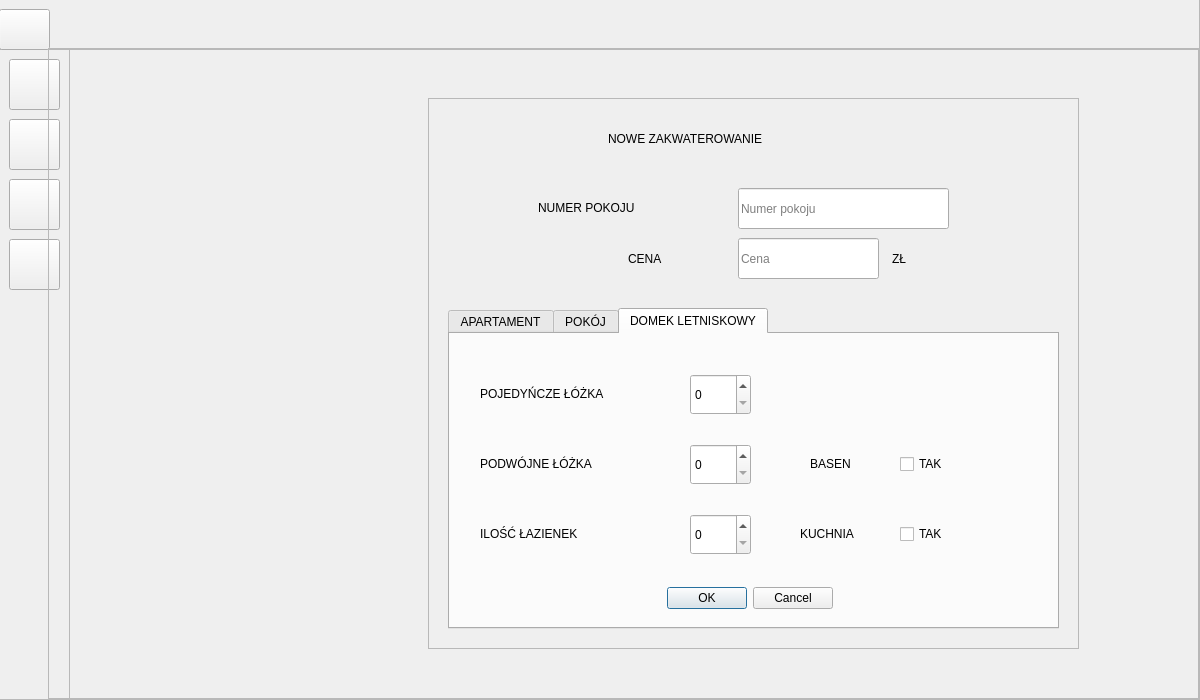
<?xml version="1.0" encoding="UTF-8"?>
<ui version="4.0">
 <class>MainWindow</class>
 <widget class="QMainWindow" name="MainWindow">
  <property name="geometry">
   <rect>
    <x>0</x>
    <y>0</y>
    <width>1200</width>
    <height>700</height>
   </rect>
  </property>
  <property name="windowTitle">
   <string>MainWindow</string>
  </property>
  <property name="styleSheet">
   <string notr="true">QDialogButtonBox &gt; QPushButton{

background-color: rgb(27, 3, 159);
color:white;
font-size:25px;
font:Verdana,bold;
}

#widget{
background:url(:/image/logo.svg)

}

QDialogButtonBox &gt; QPushButton:hover{
background-color:rgb(19, 42, 255)
}

#groupBox {
color:white;
font-size:20px;
}
QRadioButton{
color:white;
font-size:25px;
font:Verdana,bold;
}


#title , #title_2{
	font:40px, Georgia;

}

QLabel
{
	color : white;
	font-size: 20px;	
	font-family: Georgia, serif;	
}

#page_exist,#page_newrent,#page_newroom,#page_main
{
	background: url(:/image/tlo2.jpg);
}

#newrent,#newroom{
	border-radius: 25px;
	background: #1B1B1B
}
#exitbuttons {
background-color: qlineargradient(x1: 0, y1: 0, x2: 0, y2: 1,x3: 0, y3:2,    stop: 0 rgba(184,44,44,1),stop: 0.4 rgba(69,9,121,1) ,stop: 0.8 rgba(2,0,36,1));
}

#buttons {
background-color: qlineargradient(x1: 0, y1: 0, x2: 1, y2: 0,x3: 2, y3:0,    stop: 0 rgba(184,44,44,1),stop: 0.4 rgba(69,9,121,1) ,stop: 0.8 rgba(11,11,11));
}

QTabWidget:pane {
border: 0px;
}

#tabWidget_2 &gt; QTabBar::tab {
 padding: 10px;
}
#tabWidget_2 &gt;QTabBar::tab:selected { 
  background: rgb(170, 85, 255); 
}


QTabBar::tab {
  background: rgb(230, 230, 230); 
  border: 1px solid lightgray; 
  padding: 15px;
  font:Verdana,bold;
  font-size: 20px;
} 

QTabBar::tab:selected { 
  background: rgb(170, 170, 255);
  margin-bottom: -1px; 
}


#tab,#tab_2,#tab_4{
	background: rgb(170, 170, 255);
	border:0px solid;
}

#tab_3,#tab_6,#tab_5 {
	background: #1B1B1B;
}

#frame {
	background:white;
}

QLineEdit{ 
background-color:rgba(142,89,188,0.71);
border: 2px solid gray;
border-radius: 10px;
padding: 0 8px;
selection-background-color: darkgray;
font-size: 16px;
}
QSpinBox{
background-color:rgba(142,89,188,0.71);
border-radius: 10px;
font-size: 16px;
padding: 0 10px;
}

QCheckBox {
color:white;
font-size: 20px;
font:bold;
}

#pushButton,#pushButton_2,#pushButton_3,#pushButton_4,#expand{
  background-color: RoyalBlue;
  border: none;
  border-radius: 10px;
  cursor: pointer;
}

#pushButton:hover,#pushButton_2:hover,#pushButton_3:hover,#pushButton_4:hover {
  background-color: DodgerBlue;
}

#expand{
  background-color: rgb(27, 3, 159);
  color:white;
  font:bold;
}
#expand:hover{
  background-color: rgb(19, 42, 255);
}
</string>
  </property>
  <widget class="QWidget" name="centralwidget">
   <widget class="QFrame" name="main">
    <property name="geometry">
     <rect>
      <x>-1</x>
      <y>-1</y>
      <width>1201</width>
      <height>701</height>
     </rect>
    </property>
    <property name="frameShape">
     <enum>QFrame::StyledPanel</enum>
    </property>
    <property name="frameShadow">
     <enum>QFrame::Raised</enum>
    </property>
    <widget class="QFrame" name="buttons">
     <property name="geometry">
      <rect>
       <x>0</x>
       <y>50</y>
       <width>71</width>
       <height>651</height>
      </rect>
     </property>
     <property name="frameShape">
      <enum>QFrame::StyledPanel</enum>
     </property>
     <property name="frameShadow">
      <enum>QFrame::Raised</enum>
     </property>
     <widget class="QPushButton" name="pushButton">
      <property name="geometry">
       <rect>
        <x>10</x>
        <y>10</y>
        <width>51</width>
        <height>51</height>
       </rect>
      </property>
      <property name="text">
       <string/>
      </property>
      <property name="icon">
       <iconset>
        <normaloff>main2.svg</normaloff>main2.svg</iconset>
      </property>
      <property name="iconSize">
       <size>
        <width>30</width>
        <height>30</height>
       </size>
      </property>
     </widget>
     <widget class="QPushButton" name="pushButton_2">
      <property name="geometry">
       <rect>
        <x>10</x>
        <y>70</y>
        <width>51</width>
        <height>51</height>
       </rect>
      </property>
      <property name="text">
       <string/>
      </property>
      <property name="icon">
       <iconset>
        <normaloff>add.svg</normaloff>add.svg</iconset>
      </property>
      <property name="iconSize">
       <size>
        <width>35</width>
        <height>35</height>
       </size>
      </property>
     </widget>
     <widget class="QPushButton" name="pushButton_3">
      <property name="geometry">
       <rect>
        <x>10</x>
        <y>130</y>
        <width>51</width>
        <height>51</height>
       </rect>
      </property>
      <property name="text">
       <string/>
      </property>
      <property name="icon">
       <iconset>
        <normaloff>reserv.svg</normaloff>reserv.svg</iconset>
      </property>
      <property name="iconSize">
       <size>
        <width>35</width>
        <height>35</height>
       </size>
      </property>
     </widget>
     <widget class="QPushButton" name="pushButton_4">
      <property name="geometry">
       <rect>
        <x>10</x>
        <y>190</y>
        <width>51</width>
        <height>51</height>
       </rect>
      </property>
      <property name="text">
       <string/>
      </property>
      <property name="icon">
       <iconset>
        <normaloff>addroom.svg</normaloff>addroom.svg</iconset>
      </property>
      <property name="iconSize">
       <size>
        <width>35</width>
        <height>35</height>
       </size>
      </property>
     </widget>
    </widget>
    <widget class="QFrame" name="exitbuttons">
     <property name="geometry">
      <rect>
       <x>0</x>
       <y>0</y>
       <width>1201</width>
       <height>51</height>
      </rect>
     </property>
     <property name="frameShape">
      <enum>QFrame::StyledPanel</enum>
     </property>
     <property name="frameShadow">
      <enum>QFrame::Raised</enum>
     </property>
     <widget class="QPushButton" name="expand">
      <property name="geometry">
       <rect>
        <x>0</x>
        <y>10</y>
        <width>51</width>
        <height>41</height>
       </rect>
      </property>
      <property name="text">
       <string/>
      </property>
      <property name="icon">
       <iconset>
        <normaloff>icony.svg</normaloff>icony.svg</iconset>
      </property>
      <property name="iconSize">
       <size>
        <width>30</width>
        <height>30</height>
       </size>
      </property>
     </widget>
    </widget>
    <widget class="QFrame" name="pages">
     <property name="geometry">
      <rect>
       <x>49</x>
       <y>49</y>
       <width>1151</width>
       <height>651</height>
      </rect>
     </property>
     <property name="frameShape">
      <enum>QFrame::StyledPanel</enum>
     </property>
     <property name="frameShadow">
      <enum>QFrame::Raised</enum>
     </property>
     <widget class="QStackedWidget" name="stackedWidget">
      <property name="geometry">
       <rect>
        <x>20</x>
        <y>0</y>
        <width>1131</width>
        <height>651</height>
       </rect>
      </property>
      <property name="currentIndex">
       <number>2</number>
      </property>
      <widget class="QWidget" name="page_main">
       <widget class="QWidget" name="widget" native="true">
        <property name="geometry">
         <rect>
          <x>10</x>
          <y>200</y>
          <width>871</width>
          <height>281</height>
         </rect>
        </property>
       </widget>
      </widget>
      <widget class="QWidget" name="page_newrent">
       <widget class="QFrame" name="newrent">
        <property name="geometry">
         <rect>
          <x>360</x>
          <y>50</y>
          <width>651</width>
          <height>551</height>
         </rect>
        </property>
        <property name="frameShape">
         <enum>QFrame::StyledPanel</enum>
        </property>
        <property name="frameShadow">
         <enum>QFrame::Raised</enum>
        </property>
        <widget class="QLabel" name="title">
         <property name="geometry">
          <rect>
           <x>220</x>
           <y>20</y>
           <width>241</width>
           <height>41</height>
          </rect>
         </property>
         <property name="text">
          <string>NOWA REZERWACJA </string>
         </property>
        </widget>
        <widget class="QLabel" name="name_2">
         <property name="geometry">
          <rect>
           <x>190</x>
           <y>110</y>
           <width>51</width>
           <height>20</height>
          </rect>
         </property>
         <property name="font">
          <font>
           <family>Georgia,serif</family>
           <pointsize>-1</pointsize>
          </font>
         </property>
         <property name="text">
          <string>IMIE</string>
         </property>
        </widget>
        <widget class="QLabel" name="surname">
         <property name="geometry">
          <rect>
           <x>130</x>
           <y>160</y>
           <width>111</width>
           <height>20</height>
          </rect>
         </property>
         <property name="text">
          <string>NAZWISKO</string>
         </property>
        </widget>
        <widget class="QLabel" name="pesel">
         <property name="geometry">
          <rect>
           <x>170</x>
           <y>210</y>
           <width>71</width>
           <height>21</height>
          </rect>
         </property>
         <property name="text">
          <string>PESEL</string>
         </property>
        </widget>
        <widget class="QLabel" name="city">
         <property name="geometry">
          <rect>
           <x>160</x>
           <y>260</y>
           <width>71</width>
           <height>20</height>
          </rect>
         </property>
         <property name="text">
          <string>MIASTO</string>
         </property>
        </widget>
        <widget class="QLabel" name="street">
         <property name="geometry">
          <rect>
           <x>180</x>
           <y>310</y>
           <width>61</width>
           <height>16</height>
          </rect>
         </property>
         <property name="text">
          <string>ULICA</string>
         </property>
        </widget>
        <widget class="QLabel" name="nFlat">
         <property name="geometry">
          <rect>
           <x>50</x>
           <y>360</y>
           <width>191</width>
           <height>20</height>
          </rect>
         </property>
         <property name="text">
          <string>NUMER MIESZKANIA</string>
         </property>
        </widget>
        <widget class="QLabel" name="room">
         <property name="geometry">
          <rect>
           <x>90</x>
           <y>410</y>
           <width>161</width>
           <height>16</height>
          </rect>
         </property>
         <property name="text">
          <string>NUMER POKOJU</string>
         </property>
        </widget>
        <widget class="QLineEdit" name="lName">
         <property name="geometry">
          <rect>
           <x>270</x>
           <y>100</y>
           <width>291</width>
           <height>41</height>
          </rect>
         </property>
         <property name="placeholderText">
          <string>Imie</string>
         </property>
        </widget>
        <widget class="QLineEdit" name="lSurname">
         <property name="geometry">
          <rect>
           <x>270</x>
           <y>150</y>
           <width>291</width>
           <height>41</height>
          </rect>
         </property>
         <property name="placeholderText">
          <string>Nazwisko</string>
         </property>
        </widget>
        <widget class="QLineEdit" name="lPesel">
         <property name="geometry">
          <rect>
           <x>270</x>
           <y>200</y>
           <width>291</width>
           <height>41</height>
          </rect>
         </property>
         <property name="placeholderText">
          <string>Pesel</string>
         </property>
        </widget>
        <widget class="QLineEdit" name="lCity">
         <property name="geometry">
          <rect>
           <x>270</x>
           <y>250</y>
           <width>291</width>
           <height>41</height>
          </rect>
         </property>
         <property name="placeholderText">
          <string>Miasto</string>
         </property>
        </widget>
        <widget class="QLineEdit" name="lStreet">
         <property name="geometry">
          <rect>
           <x>270</x>
           <y>300</y>
           <width>291</width>
           <height>41</height>
          </rect>
         </property>
         <property name="placeholderText">
          <string>Ulica</string>
         </property>
        </widget>
        <widget class="QLineEdit" name="lNFlat">
         <property name="geometry">
          <rect>
           <x>270</x>
           <y>350</y>
           <width>161</width>
           <height>41</height>
          </rect>
         </property>
         <property name="placeholderText">
          <string>Numer mieszkania</string>
         </property>
        </widget>
        <widget class="QDialogButtonBox" name="buttonBox">
         <property name="geometry">
          <rect>
           <x>230</x>
           <y>510</y>
           <width>193</width>
           <height>28</height>
          </rect>
         </property>
         <property name="standardButtons">
          <set>QDialogButtonBox::Cancel|QDialogButtonBox::Ok</set>
         </property>
        </widget>
        <widget class="QGroupBox" name="groupBox">
         <property name="geometry">
          <rect>
           <x>60</x>
           <y>440</y>
           <width>531</width>
           <height>61</height>
          </rect>
         </property>
         <property name="title">
          <string>Standard</string>
         </property>
         <widget class="QRadioButton" name="radioButton">
          <property name="geometry">
           <rect>
            <x>110</x>
            <y>30</y>
            <width>95</width>
            <height>20</height>
           </rect>
          </property>
          <property name="text">
           <string>Exclusive</string>
          </property>
         </widget>
         <widget class="QRadioButton" name="radioButton_2">
          <property name="geometry">
           <rect>
            <x>280</x>
            <y>30</y>
            <width>95</width>
            <height>20</height>
           </rect>
          </property>
          <property name="text">
           <string>Medium</string>
          </property>
         </widget>
         <widget class="QRadioButton" name="radioButton_3">
          <property name="geometry">
           <rect>
            <x>430</x>
            <y>30</y>
            <width>95</width>
            <height>20</height>
           </rect>
          </property>
          <property name="text">
           <string>Standard</string>
          </property>
         </widget>
        </widget>
        <widget class="QSpinBox" name="lRoom">
         <property name="geometry">
          <rect>
           <x>270</x>
           <y>400</y>
           <width>81</width>
           <height>41</height>
          </rect>
         </property>
        </widget>
       </widget>
      </widget>
      <widget class="QWidget" name="page_newroom">
       <widget class="QFrame" name="newroom">
        <property name="geometry">
         <rect>
          <x>360</x>
          <y>50</y>
          <width>651</width>
          <height>551</height>
         </rect>
        </property>
        <property name="frameShape">
         <enum>QFrame::StyledPanel</enum>
        </property>
        <property name="frameShadow">
         <enum>QFrame::Raised</enum>
        </property>
        <widget class="QLabel" name="title_2">
         <property name="geometry">
          <rect>
           <x>180</x>
           <y>20</y>
           <width>291</width>
           <height>41</height>
          </rect>
         </property>
         <property name="text">
          <string>NOWE ZAKWATEROWANIE </string>
         </property>
        </widget>
        <widget class="QLabel" name="label_10">
         <property name="geometry">
          <rect>
           <x>110</x>
           <y>100</y>
           <width>151</width>
           <height>20</height>
          </rect>
         </property>
         <property name="text">
          <string>NUMER POKOJU</string>
         </property>
        </widget>
        <widget class="QLabel" name="label_11">
         <property name="geometry">
          <rect>
           <x>200</x>
           <y>150</y>
           <width>51</width>
           <height>21</height>
          </rect>
         </property>
         <property name="text">
          <string>CENA</string>
         </property>
        </widget>
        <widget class="QLineEdit" name="lineEdit_9">
         <property name="geometry">
          <rect>
           <x>310</x>
           <y>90</y>
           <width>211</width>
           <height>41</height>
          </rect>
         </property>
         <property name="placeholderText">
          <string>Numer pokoju</string>
         </property>
        </widget>
        <widget class="QLineEdit" name="lineEdit_10">
         <property name="geometry">
          <rect>
           <x>310</x>
           <y>140</y>
           <width>141</width>
           <height>41</height>
          </rect>
         </property>
         <property name="placeholderText">
          <string>Cena</string>
         </property>
        </widget>
        <widget class="QTabWidget" name="tabWidget_2">
         <property name="geometry">
          <rect>
           <x>20</x>
           <y>210</y>
           <width>611</width>
           <height>321</height>
          </rect>
         </property>
         <property name="currentIndex">
          <number>2</number>
         </property>
         <widget class="QWidget" name="tab_3">
          <attribute name="title">
           <string>APARTAMENT</string>
          </attribute>
          <widget class="QLabel" name="label_13">
           <property name="geometry">
            <rect>
             <x>40</x>
             <y>40</y>
             <width>191</width>
             <height>20</height>
            </rect>
           </property>
           <property name="text">
            <string>POJEDYŃCZE ŁÓŻKA</string>
           </property>
          </widget>
          <widget class="QDialogButtonBox" name="buttonBox_2">
           <property name="geometry">
            <rect>
             <x>190</x>
             <y>250</y>
             <width>193</width>
             <height>28</height>
            </rect>
           </property>
           <property name="standardButtons">
            <set>QDialogButtonBox::Cancel|QDialogButtonBox::Ok</set>
           </property>
          </widget>
          <widget class="QLabel" name="label_14">
           <property name="geometry">
            <rect>
             <x>40</x>
             <y>110</y>
             <width>171</width>
             <height>20</height>
            </rect>
           </property>
           <property name="text">
            <string>PODWÓJNE ŁÓŻKA</string>
           </property>
          </widget>
          <widget class="QLabel" name="label_15">
           <property name="geometry">
            <rect>
             <x>40</x>
             <y>180</y>
             <width>191</width>
             <height>20</height>
            </rect>
           </property>
           <property name="text">
            <string>ILOŚĆ ŁAZIENEK</string>
           </property>
          </widget>
          <widget class="QSpinBox" name="spinBox_3">
           <property name="geometry">
            <rect>
             <x>240</x>
             <y>30</y>
             <width>61</width>
             <height>41</height>
            </rect>
           </property>
          </widget>
          <widget class="QSpinBox" name="spinBox_4">
           <property name="geometry">
            <rect>
             <x>240</x>
             <y>170</y>
             <width>61</width>
             <height>41</height>
            </rect>
           </property>
          </widget>
          <widget class="QSpinBox" name="spinBox_5">
           <property name="geometry">
            <rect>
             <x>240</x>
             <y>100</y>
             <width>61</width>
             <height>41</height>
            </rect>
           </property>
          </widget>
         </widget>
         <widget class="QWidget" name="tab_6">
          <attribute name="title">
           <string>POKÓJ</string>
          </attribute>
          <widget class="QLabel" name="label_16">
           <property name="geometry">
            <rect>
             <x>20</x>
             <y>90</y>
             <width>201</width>
             <height>20</height>
            </rect>
           </property>
           <property name="text">
            <string>POJEDYŃCZE ŁÓŻKA</string>
           </property>
          </widget>
          <widget class="QDialogButtonBox" name="buttonBox_3">
           <property name="geometry">
            <rect>
             <x>190</x>
             <y>250</y>
             <width>193</width>
             <height>28</height>
            </rect>
           </property>
           <property name="standardButtons">
            <set>QDialogButtonBox::Cancel|QDialogButtonBox::Ok</set>
           </property>
          </widget>
          <widget class="QLabel" name="label_17">
           <property name="geometry">
            <rect>
             <x>20</x>
             <y>140</y>
             <width>201</width>
             <height>20</height>
            </rect>
           </property>
           <property name="text">
            <string>PRYWATNA ŁAZIENKA</string>
           </property>
          </widget>
          <widget class="QCheckBox" name="checkBox">
           <property name="geometry">
            <rect>
             <x>240</x>
             <y>140</y>
             <width>81</width>
             <height>20</height>
            </rect>
           </property>
           <property name="text">
            <string>TAK</string>
           </property>
          </widget>
          <widget class="QSpinBox" name="spinBox_2">
           <property name="geometry">
            <rect>
             <x>240</x>
             <y>80</y>
             <width>61</width>
             <height>41</height>
            </rect>
           </property>
          </widget>
         </widget>
         <widget class="QWidget" name="tab_5">
          <attribute name="title">
           <string>DOMEK LETNISKOWY</string>
          </attribute>
          <widget class="QLabel" name="label_18">
           <property name="geometry">
            <rect>
             <x>30</x>
             <y>50</y>
             <width>191</width>
             <height>20</height>
            </rect>
           </property>
           <property name="text">
            <string>POJEDYŃCZE ŁÓŻKA</string>
           </property>
          </widget>
          <widget class="QSpinBox" name="spinBox">
           <property name="geometry">
            <rect>
             <x>240</x>
             <y>40</y>
             <width>61</width>
             <height>41</height>
            </rect>
           </property>
          </widget>
          <widget class="QDialogButtonBox" name="buttonBox_4">
           <property name="geometry">
            <rect>
             <x>190</x>
             <y>250</y>
             <width>193</width>
             <height>28</height>
            </rect>
           </property>
           <property name="standardButtons">
            <set>QDialogButtonBox::Cancel|QDialogButtonBox::Ok</set>
           </property>
          </widget>
          <widget class="QLabel" name="label_20">
           <property name="geometry">
            <rect>
             <x>30</x>
             <y>120</y>
             <width>191</width>
             <height>20</height>
            </rect>
           </property>
           <property name="text">
            <string>PODWÓJNE ŁÓŻKA</string>
           </property>
          </widget>
          <widget class="QLabel" name="label_19">
           <property name="geometry">
            <rect>
             <x>30</x>
             <y>190</y>
             <width>191</width>
             <height>20</height>
            </rect>
           </property>
           <property name="text">
            <string>ILOŚĆ ŁAZIENEK</string>
           </property>
          </widget>
          <widget class="QSpinBox" name="spinBox_6">
           <property name="geometry">
            <rect>
             <x>240</x>
             <y>110</y>
             <width>61</width>
             <height>41</height>
            </rect>
           </property>
          </widget>
          <widget class="QSpinBox" name="spinBox_7">
           <property name="geometry">
            <rect>
             <x>240</x>
             <y>180</y>
             <width>61</width>
             <height>41</height>
            </rect>
           </property>
          </widget>
          <widget class="QLabel" name="label_21">
           <property name="geometry">
            <rect>
             <x>360</x>
             <y>120</y>
             <width>71</width>
             <height>20</height>
            </rect>
           </property>
           <property name="text">
            <string>BASEN</string>
           </property>
          </widget>
          <widget class="QLabel" name="label_22">
           <property name="geometry">
            <rect>
             <x>350</x>
             <y>190</y>
             <width>71</width>
             <height>20</height>
            </rect>
           </property>
           <property name="text">
            <string>KUCHNIA</string>
           </property>
          </widget>
          <widget class="QCheckBox" name="checkBox_2">
           <property name="geometry">
            <rect>
             <x>450</x>
             <y>120</y>
             <width>81</width>
             <height>20</height>
            </rect>
           </property>
           <property name="text">
            <string>TAK</string>
           </property>
          </widget>
          <widget class="QCheckBox" name="checkBox_3">
           <property name="geometry">
            <rect>
             <x>450</x>
             <y>190</y>
             <width>81</width>
             <height>20</height>
            </rect>
           </property>
           <property name="text">
            <string>TAK</string>
           </property>
          </widget>
         </widget>
        </widget>
        <widget class="QLabel" name="label">
         <property name="geometry">
          <rect>
           <x>464</x>
           <y>150</y>
           <width>61</width>
           <height>21</height>
          </rect>
         </property>
         <property name="text">
          <string>ZŁ</string>
         </property>
        </widget>
       </widget>
      </widget>
      <widget class="QWidget" name="page_exist">
       <widget class="QTabWidget" name="tabWidget">
        <property name="geometry">
         <rect>
          <x>10</x>
          <y>10</y>
          <width>1111</width>
          <height>631</height>
         </rect>
        </property>
        <property name="currentIndex">
         <number>0</number>
        </property>
        <widget class="QWidget" name="tab">
         <attribute name="title">
          <string>REZERWACJE</string>
         </attribute>
         <widget class="QWidget" name="gridLayoutWidget">
          <property name="geometry">
           <rect>
            <x>10</x>
            <y>10</y>
            <width>1091</width>
            <height>561</height>
           </rect>
          </property>
          <layout class="QGridLayout" name="gridLayout">
           <item row="0" column="0">
            <widget class="QScrollBar" name="verticalScrollBar_3">
             <property name="orientation">
              <enum>Qt::Vertical</enum>
             </property>
            </widget>
           </item>
          </layout>
         </widget>
        </widget>
        <widget class="QWidget" name="tab_2">
         <attribute name="title">
          <string>POKOJE</string>
         </attribute>
         <widget class="QWidget" name="gridLayoutWidget_2">
          <property name="geometry">
           <rect>
            <x>10</x>
            <y>10</y>
            <width>1091</width>
            <height>561</height>
           </rect>
          </property>
          <layout class="QGridLayout" name="gridLayout_2">
           <item row="0" column="0">
            <widget class="QScrollBar" name="verticalScrollBar_2">
             <property name="orientation">
              <enum>Qt::Vertical</enum>
             </property>
            </widget>
           </item>
          </layout>
         </widget>
        </widget>
        <widget class="QWidget" name="tab_4">
         <attribute name="title">
          <string>KLIENCI</string>
         </attribute>
         <widget class="QWidget" name="gridLayoutWidget_3">
          <property name="geometry">
           <rect>
            <x>10</x>
            <y>10</y>
            <width>1091</width>
            <height>561</height>
           </rect>
          </property>
          <layout class="QGridLayout" name="gridLayout_3">
           <item row="0" column="0">
            <widget class="QScrollBar" name="verticalScrollBar">
             <property name="orientation">
              <enum>Qt::Vertical</enum>
             </property>
            </widget>
           </item>
          </layout>
         </widget>
        </widget>
       </widget>
      </widget>
     </widget>
    </widget>
   </widget>
  </widget>
 </widget>
 <resources>
  <include location="images.qrc"/>
 </resources>
 <connections/>
</ui>
